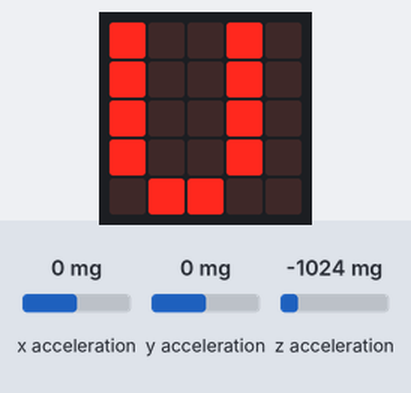
Recording of a program running on a simulated BBC micro:bit running MicroPython. On the bench: the board's 5×5 LED display. Inputs (shaded band) come from the test bench; at power-on: x acceleration 0 mg, y acceleration 0 mg, z acceleration -1024 mg.

Above: at 1.2 s.
1.3 s: x acceleration set to -1440 mg
At 2.1 s:
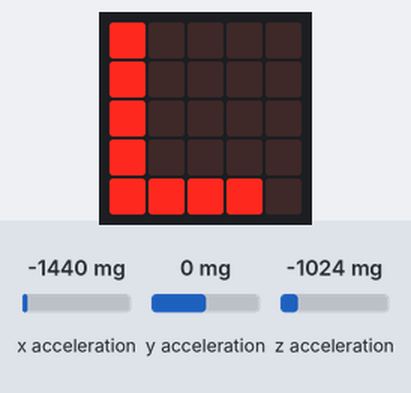
2.8 s: y acceleration set to -1440 mg
At 4.0 s:
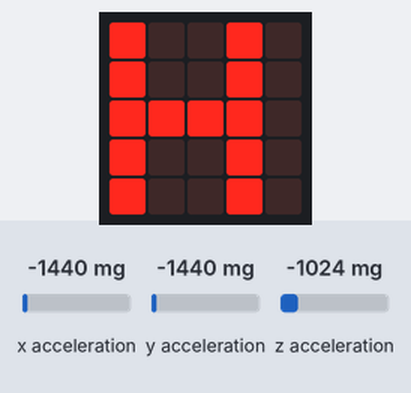
4.3 s: z acceleration set to 1440 mg
At 5.3 s:
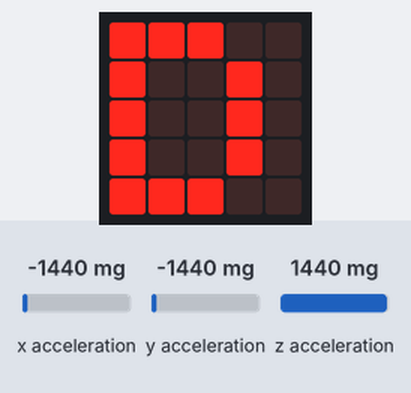
5.8 s: z acceleration set to -1440 mg
At 6.4 s:
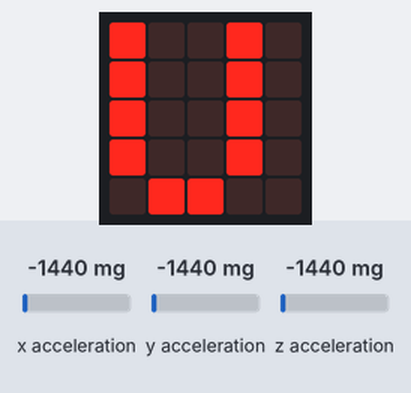
7.3 s: z acceleration set to -750 mg
At 7.6 s:
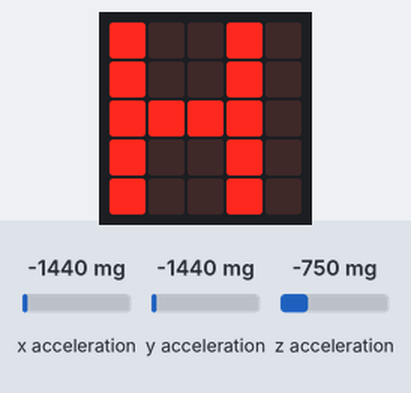
8.8 s: y acceleration set to 1440 mg
At 9.9 s:
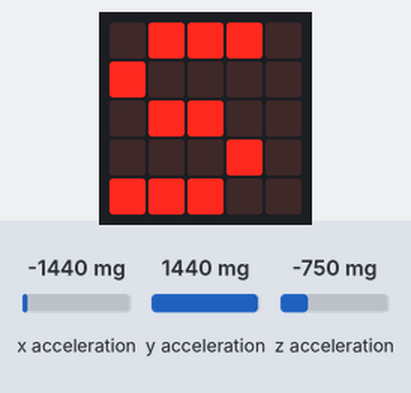
Timing chart, 0 to 11.3 s (numbered marks = the images above; inputs shaded):
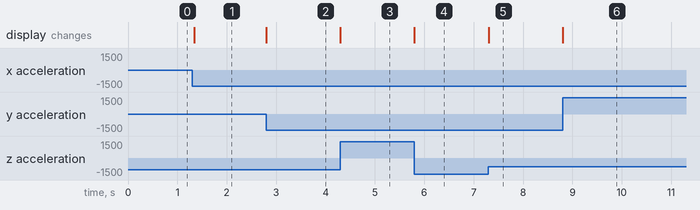

Measured:
- after the input at 1.3 s, the display: changes at once (image 1)
- after the input at 2.8 s, the display: changes at once (image 2)
- after the input at 4.3 s, the display: changes at once (image 3)
- after the input at 5.8 s, the display: changes at once (image 4)
- after the input at 7.3 s, the display: changes at once (image 5)
- after the input at 8.8 s, the display: changes at once (image 6)

The program:

Welcome_to_3D_World_Accelerometer.py
```python
#accelerometer: an instrument for measuring the
#acceleration of a moving or vibrating body.
#But, the sensor called accelerometer, just returns
#a number to show the current tilt of the sensor,
#each time it is called.
#https://microbit-micropython.readthedocs.io/en/latest/tutorials/movement.html

# Game controllers also contain accelerometers
# to help you steer and move around in games.

#Driving Game can be made


from microbit import *

#reading = accelerometer.get_x()
#display.show(str(reading))
#Can be used to explain 3 Dimensions of our world -
#X, Y and Z axis


def displayXReading(reading):
    #Right and Left tilt
    if reading > 20:
        display.show("R")
    elif reading < -20:
        display.show("L")
    else:
        display.show("-")
    return

def displayYReading(reading):
    #Tilt to Show and Hide the sceen
    if reading > 20:
        display.show("S")
    elif reading < -20:
        display.show("H")
    else:
        display.show("-")
    return

def displayZReading(reading):
    #Up and Down
    if reading > 20:
        display.show("D")
    elif reading < -20:
        display.show("U")
    else:
        display.show("-")
    return


while True:
    xReading = accelerometer.get_x()
    yReading = accelerometer.get_y()
    zReading = accelerometer.get_z()
    if(abs(xReading) > abs(yReading)):
        if(abs(xReading) > abs(zReading)):
            displayXReading(xReading)
        else:
            displayZReading(zReading)
    else:
        if(abs(yReading) > abs(zReading)):
            displayYReading(yReading)
        else:
            displayZReading(zReading)
            
```
